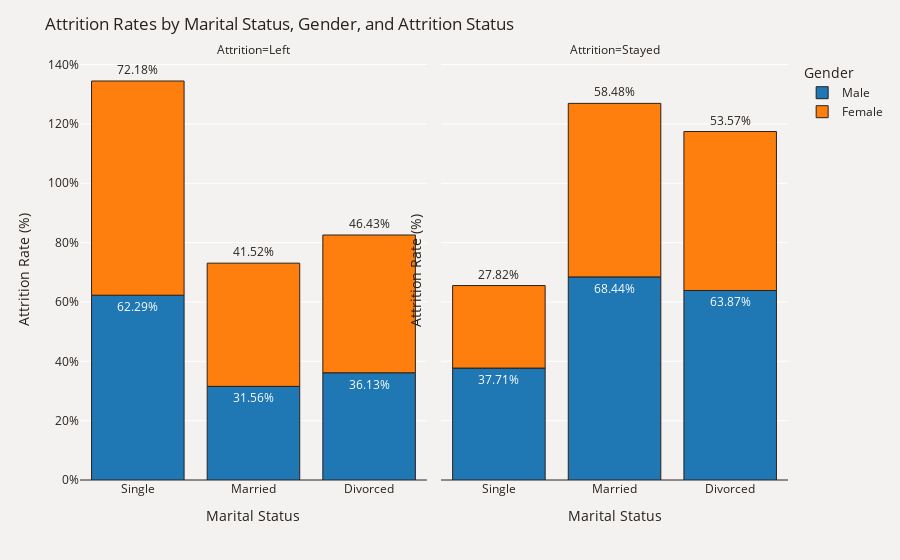

Notebook code for this chart:
### Markdown cell above
*Commentaires*

**Haute Satisfaction (High)** : Les taux d'attrition pour les employés très satisfaits sont étonnamment élevés pour les femmes (47.60%) par rapport aux hommes (47.16%). Une grande partie des employés qui ont quitté malgré une haute satisfaction peut indiquer des problèmes sous-jacents non liés directement à la satisfaction au travail, tels que des opportunités de carrière meilleures ailleurs ou des contraintes personnelles.  
**Satisfaction Moyenne (Medium) et Très Haute (Very High)** : Pour ces niveaux de satisfaction, les taux d'attrition sont généralement plus bas, surtout pour les hommes. Cela souligne l'effet protecteur d'une satisfaction professionnelle élevée sur la rétention des employés.  
**Faible Satisfaction (Low)** : Ici, les taux d'attrition sont plus élevés pour les femmes (19.08%) que pour les hommes (11.30%), ce qui pourrait révéler que les femmes sont moins enclines à rester dans des conditions de travail insatisfaisantes.

**Analyse de l'Influence de la Satisfaction au Travail et du Genre sur l'Attrition** : Ce graphique permet de distinguer comment la satisfaction au travail interagit avec le genre pour influencer les décisions des employés de rester ou partir. Comprendre ces dynamiques est crucial pour aborder les questions de diversité et d'inclusion et pour optimiser les stratégies de rétention.

### Code cell
import pandas as pd
import plotly.express as px

# Groupement par 'Marital Status', 'Gender' et 'Attrition' et calcul de l'attrition
plot_df = df_combined.groupby(['Marital Status', 'Gender', 'Attrition']).size().reset_index(name='Count')
plot_df['Total'] = plot_df.groupby(['Marital Status', 'Gender'])['Count'].transform('sum')
plot_df['Attrition Rate'] = (plot_df['Count'] / plot_df['Total']) * 100

# Création du graphique interactif avec facettes pour 'Attrition'
fig = px.bar(plot_df, x='Marital Status', y='Attrition Rate', color='Gender', text='Attrition Rate',
             facet_col='Attrition', category_orders={"Gender": ["Male", "Female"], "Marital Status": ["Single", "Married", "Divorced"]},
             color_discrete_map={'Male': '#1f77b4', 'Female': '#ff7f0e'})

# Mise à jour des traces pour l'affichage des pourcentages
fig.update_traces(texttemplate='%{text:.2f}%', textposition='outside',
                  marker_line=dict(width=1, color='#28221D'))

# Mise à jour de l'axe des y pour afficher un suffixe de pourcentage et autres détails de mise en page
fig.update_yaxes(title="Attrition Rate (%)", zeroline=True, zerolinewidth=1, zerolinecolor='#28221D', ticksuffix='%')
fig.update_layout(title_text='Attrition Rates by Marital Status, Gender, and Attrition Status',
                  font_color='#28221D', yaxis=dict(title='Attrition Rate (%)'),
                  paper_bgcolor='#F4F2F0', plot_bgcolor='#F4F2F0', xaxis_title='Marital Status')

# Affichage du graphique
fig.show()

### Figure 1 — Plotly figure (JSON) as saved in the notebook; plotly's stock layout.template omitted (floating-point values rounded to 4 significant figures)
{"data": [{"alignmentgroup": "True", "hovertemplate": "Gender=Male<br>Attrition=Left<br>Marital Status=%{x}<br>Attrition Rate=%{text}<extra></extra>", "legendgroup": "Male", "marker": {"color": "#1f77b4", "line": {"color": "#28221D", "width": 1}, "pattern": {"shape": ""}}, "name": "Male", "offsetgroup": "Male", "orientation": "v", "showlegend": true, "text": [36.13, 31.56, 62.29], "textposition": "outside", "texttemplate": "%{text:.2f}%", "type": "bar", "x": ["Divorced", "Married", "Single"], "xaxis": "x", "y": [36.13, 31.56, 62.29], "yaxis": "y"}, {"alignmentgroup": "True", "hovertemplate": "Gender=Male<br>Attrition=Stayed<br>Marital Status=%{x}<br>Attrition Rate=%{text}<extra></extra>", "legendgroup": "Male", "marker": {"color": "#1f77b4", "line": {"color": "#28221D", "width": 1}, "pattern": {"shape": ""}}, "name": "Male", "offsetgroup": "Male", "orientation": "v", "showlegend": false, "text": [63.87, 68.44, 37.71], "textposition": "outside", "texttemplate": "%{text:.2f}%", "type": "bar", "x": ["Divorced", "Married", "Single"], "xaxis": "x2", "y": [63.87, 68.44, 37.71], "yaxis": "y2"}, {"alignmentgroup": "True", "hovertemplate": "Gender=Female<br>Attrition=Left<br>Marital Status=%{x}<br>Attrition Rate=%{text}<extra></extra>", "legendgroup": "Female", "marker": {"color": "#ff7f0e", "line": {"color": "#28221D", "width": 1}, "pattern": {"shape": ""}}, "name": "Female", "offsetgroup": "Female", "orientation": "v", "showlegend": true, "text": [46.43, 41.52, 72.18], "textposition": "outside", "texttemplate": "%{text:.2f}%", "type": "bar", "x": ["Divorced", "Married", "Single"], "xaxis": "x", "y": [46.43, 41.52, 72.18], "yaxis": "y"}, {"alignmentgroup": "True", "hovertemplate": "Gender=Female<br>Attrition=Stayed<br>Marital Status=%{x}<br>Attrition Rate=%{text}<extra></extra>", "legendgroup": "Female", "marker": {"color": "#ff7f0e", "line": {"color": "#28221D", "width": 1}, "pattern": {"shape": ""}}, "name": "Female", "offsetgroup": "Female", "orientation": "v", "showlegend": false, "text": [53.57, 58.48, 27.82], "textposition": "outside", "texttemplate": "%{text:.2f}%", "type": "bar", "x": ["Divorced", "Married", "Single"], "xaxis": "x2", "y": [53.57, 58.48, 27.82], "yaxis": "y2"}], "layout": {"annotations": [{"font": {}, "showarrow": false, "text": "Attrition=Left", "x": 0.245, "xanchor": "center", "xref": "paper", "y": 1, "yanchor": "bottom", "yref": "paper"}, {"font": {}, "showarrow": false, "text": "Attrition=Stayed", "x": 0.755, "xanchor": "center", "xref": "paper", "y": 1, "yanchor": "bottom", "yref": "paper"}], "barmode": "relative", "font": {"color": "#28221D"}, "legend": {"title": {"text": "Gender"}, "tracegroupgap": 0}, "margin": {"t": 60}, "paper_bgcolor": "#F4F2F0", "plot_bgcolor": "#F4F2F0", "title": {"text": "Attrition Rates by Marital Status, Gender, and Attrition Status"}, "xaxis": {"anchor": "y", "categoryarray": ["Single", "Married", "Divorced"], "categoryorder": "array", "domain": [0, 0.49], "title": {"text": "Marital Status"}}, "xaxis2": {"anchor": "y2", "categoryarray": ["Single", "Married", "Divorced"], "categoryorder": "array", "domain": [0.51, 1], "matches": "x", "title": {"text": "Marital Status"}}, "yaxis": {"anchor": "x", "domain": [0, 1], "ticksuffix": "%", "title": {"text": "Attrition Rate (%)"}, "zeroline": true, "zerolinecolor": "#28221D", "zerolinewidth": 1}, "yaxis2": {"anchor": "x2", "domain": [0, 1], "matches": "y", "showticklabels": false, "ticksuffix": "%", "title": {"text": "Attrition Rate (%)"}, "zeroline": true, "zerolinecolor": "#28221D", "zerolinewidth": 1}}}
